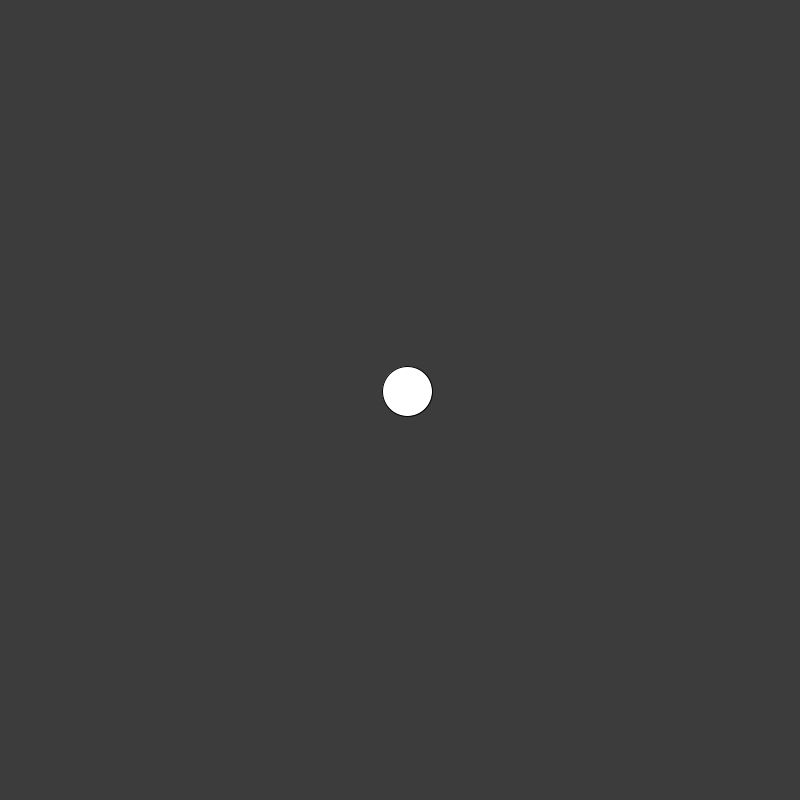
Frame 1 (no input)
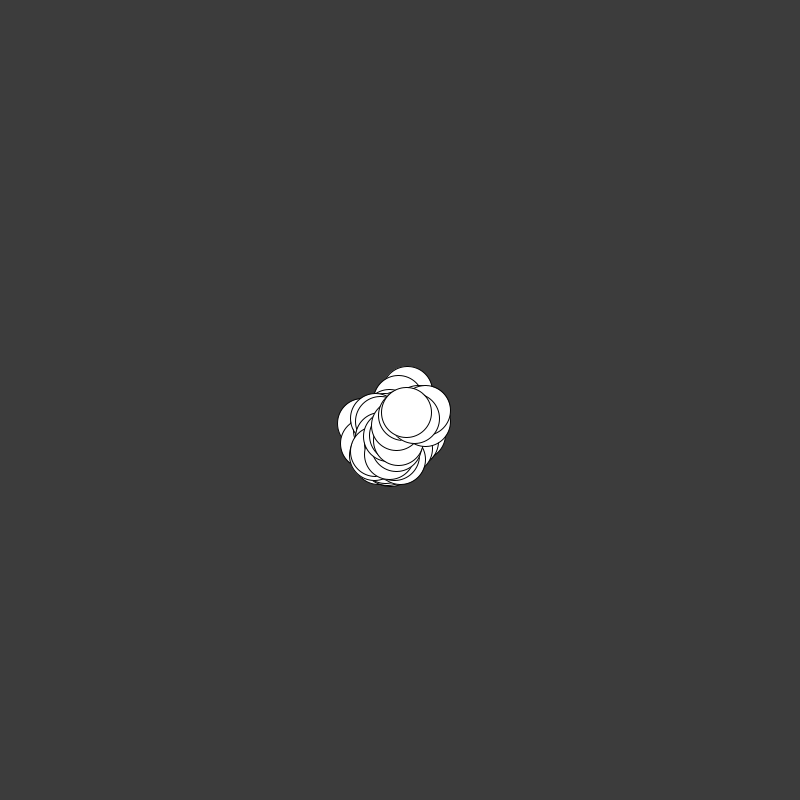
Frame 60 (the mouse pressed at the canvas centre just before this capture)
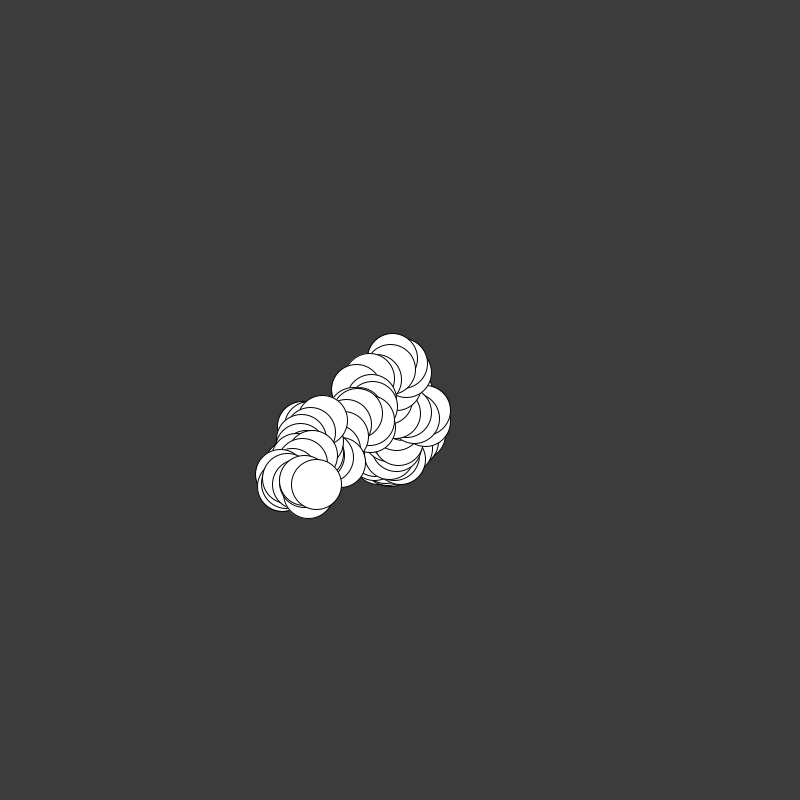
Frame 120 (the mouse held since frame 60 and released just before this capture)

The Processing sketch that drew these frames (run headless with seeded random() and noise(); from frame 60 on, the mouse is pressed at the canvas centre):

// Processing sketch: code_07_10
// ── code_07_10.pde
float speed = 15.5;
int diameter = 50;
float x;
float y;

void setup(){
  size(800, 800);
  background(60);
  x = width/2;
  y = height/2;
  randomSeed(30);
}

void draw(){
  
  x += random(-speed, speed);
  y += random(-speed, speed);
  ellipse(x, y, diameter, diameter);
}
